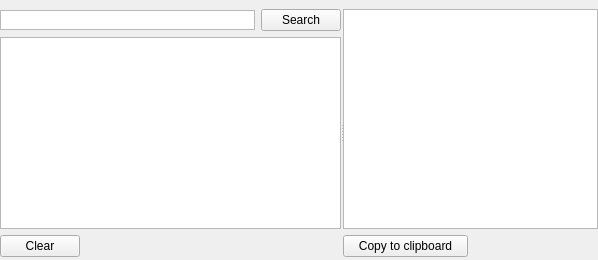
      <widget class="QWidget" name="tab_xmpp">
       <property name="focusPolicy">
        <enum>Qt::NoFocus</enum>
       </property>
       <attribute name="title">
        <string>XMPP</string>
       </attribute>
       <layout class="QHBoxLayout" name="horizontalLayout_20">
        <property name="leftMargin">
         <number>0</number>
        </property>
        <property name="topMargin">
         <number>3</number>
        </property>
        <property name="rightMargin">
         <number>0</number>
        </property>
        <property name="bottomMargin">
         <number>0</number>
        </property>
        <item>
         <widget class="QSplitter" name="xmppSplitter">
          <property name="orientation">
           <enum>Qt::Horizontal</enum>
          </property>
          <property name="handleWidth">
           <number>2</number>
          </property>
          <property name="childrenCollapsible">
           <bool>false</bool>
          </property>
          <widget class="QWidget" name="verticalLayoutWidget_8">
           <layout class="QVBoxLayout" name="verticalLayout_2">
            <property name="leftMargin">
             <number>0</number>
            </property>
            <property name="topMargin">
             <number>6</number>
            </property>
            <property name="rightMargin">
             <number>0</number>
            </property>
            <property name="bottomMargin">
             <number>3</number>
            </property>
            <item>
             <layout class="QHBoxLayout" name="horizontalLayout_15">
              <item>
               <widget class="QTextEdit" name="xmppTextSearch">
                <property name="sizePolicy">
                 <sizepolicy hsizetype="Expanding" vsizetype="Minimum">
                  <horstretch>0</horstretch>
                  <verstretch>0</verstretch>
                 </sizepolicy>
                </property>
                <property name="maximumSize">
                 <size>
                  <width>16777215</width>
                  <height>20</height>
                 </size>
                </property>
                <property name="inputMethodHints">
                 <set>Qt::ImhNone</set>
                </property>
                <property name="verticalScrollBarPolicy">
                 <enum>Qt::ScrollBarAlwaysOff</enum>
                </property>
                <property name="horizontalScrollBarPolicy">
                 <enum>Qt::ScrollBarAlwaysOff</enum>
                </property>
                <property name="lineWrapMode">
                 <enum>QTextEdit::NoWrap</enum>
                </property>
                <property name="acceptRichText">
                 <bool>false</bool>
                </property>
               </widget>
              </item>
              <item>
               <widget class="QPushButton" name="xmppButtonSearch">
                <property name="text">
                 <string>Search</string>
                </property>
               </widget>
              </item>
             </layout>
            </item>
            <item>
             <layout class="QHBoxLayout" name="horizontalLayout_19">
              <item>
               <widget class="QListWidget" name="xmppList">
                <property name="locale">
                 <locale language="English" country="UnitedStates"/>
                </property>
                <property name="textElideMode">
                 <enum>Qt::ElideNone</enum>
                </property>
                <property name="resizeMode">
                 <enum>QListView::Fixed</enum>
                </property>
                <property name="uniformItemSizes">
                 <bool>false</bool>
                </property>
                <property name="wordWrap">
                 <bool>false</bool>
                </property>
               </widget>
              </item>
             </layout>
            </item>
            <item>
             <layout class="QHBoxLayout" name="horizontalLayout_4">
              <item>
               <widget class="QPushButton" name="xmppButtonClear">
                <property name="text">
                 <string>Clear</string>
                </property>
               </widget>
              </item>
              <item>
               <spacer name="horizontalSpacer_0">
                <property name="orientation">
                 <enum>Qt::Horizontal</enum>
                </property>
                <property name="sizeHint" stdset="0">
                 <size>
                  <width>40</width>
                  <height>20</height>
                 </size>
                </property>
               </spacer>
              </item>
             </layout>
            </item>
           </layout>
          </widget>
          <widget class="QWidget" name="verticalLayoutWidget_9">
           <layout class="QVBoxLayout" name="verticalLayout_11">
            <property name="leftMargin">
             <number>0</number>
            </property>
            <property name="topMargin">
             <number>6</number>
            </property>
            <property name="rightMargin">
             <number>0</number>
            </property>
            <property name="bottomMargin">
             <number>3</number>
            </property>
            <item>
             <layout class="QVBoxLayout" name="verticalLayout_13">
              <item>
               <widget class="QTextEdit" name="xmppView">
                <property name="lineWrapMode">
                 <enum>QTextEdit::NoWrap</enum>
                </property>
                <property name="acceptRichText">
                 <bool>false</bool>
                </property>
               </widget>
              </item>
              <item>
               <layout class="QHBoxLayout" name="horizontalLayout_29">
                <item>
                 <widget class="QPushButton" name="xmppButtonCopy">
                  <property name="minimumSize">
                   <size>
                    <width>125</width>
                    <height>0</height>
                   </size>
                  </property>
                  <property name="text">
                   <string>Copy to clipboard</string>
                  </property>
                 </widget>
                </item>
                <item>
                 <spacer name="horizontalSpacer_10">
                  <property name="orientation">
                   <enum>Qt::Horizontal</enum>
                  </property>
                  <property name="sizeHint" stdset="0">
                   <size>
                    <width>40</width>
                    <height>20</height>
                   </size>
                  </property>
                 </spacer>
                </item>
               </layout>
              </item>
             </layout>
            </item>
           </layout>
          </widget>
         </widget>
        </item>
       </layout>
      </widget>
